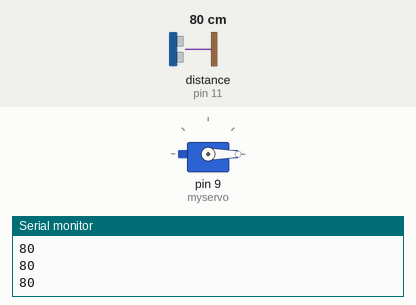
Simulated run of this sketch. Board: Arduino Uno, built with avr-gcc and run on an emulated ATmega328P. Shown: servo, the last lines printed to the serial monitor. The test bench sets the inputs (shaded band); at power-on: distance to the obstacle (sensor on pin 11) 80 cm. The echo pulse lasts 58.3 µs per cm.

Above: at 2.2 s.
2.3 s: distance to the obstacle (sensor on pin 11) set to 24 cm
3.8 s: distance to the obstacle (sensor on pin 11) set to 19 cm
At 4.26 s:
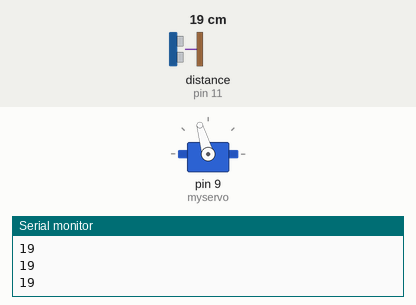
At 5.4 s:
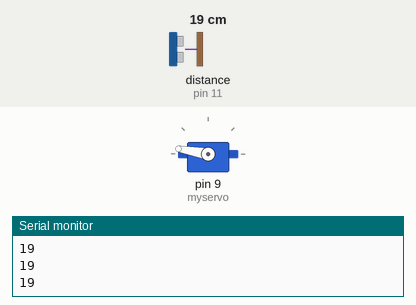
6.0 s: distance to the obstacle (sensor on pin 11) set to 17 cm
7.5 s: distance to the obstacle (sensor on pin 11) set to 14 cm
At 7.96 s:
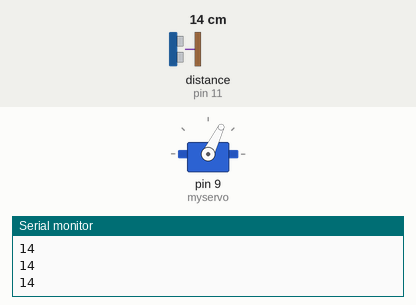
Timing chart, 0 to 11.5 s (numbered marks = the images above; inputs shaded):
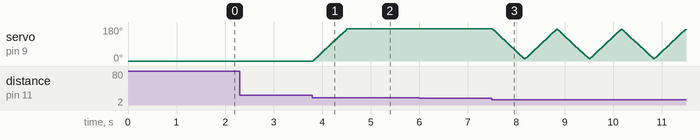

The sketch:

UltrasonicS_Servo.ino
```cpp
#include <Servo.h>
#include <HCSR04.h>
#define TRIG_PIN 12
#define ECHO_PIN 11

UltraSonicDistanceSensor sensor(TRIG_PIN, ECHO_PIN);
Servo myservo;

long a;
int angle = 0;
boolean sentinel = true;

void setup() {

  myservo.attach(9);//connect pin 9 with the control line(the middle line of Servo)
  myservo.write(0);// move servos to center position -> 90°
  Serial.begin(9600);//Initialization of Serial Port
  delay(1000);
}

void loop() {
  a = sensor.measureDistanceCm();
  Serial.println(a);
  if(a <= 20 && sentinel){
    angle++;
    if(angle >= 170){
      sentinel = false;
    }
  } else if(a <= 15){
    angle--;
    if(angle <= 10){
      sentinel = true;
    }
  }
  myservo.write(angle);
}
```

Measured:
- the behaviour switches between 21 and 20 cm on distance to the obstacle (sensor on pin 11) (found by bisection; images 0 and 1)
- the behaviour switches between 16 and 15 cm on distance to the obstacle (sensor on pin 11) (found by bisection; images 2 and 3)
- after the input at 3.8 s, servo on pin 9 (myservo): moves from 0° to 170° over 0.70 s, starting at once
